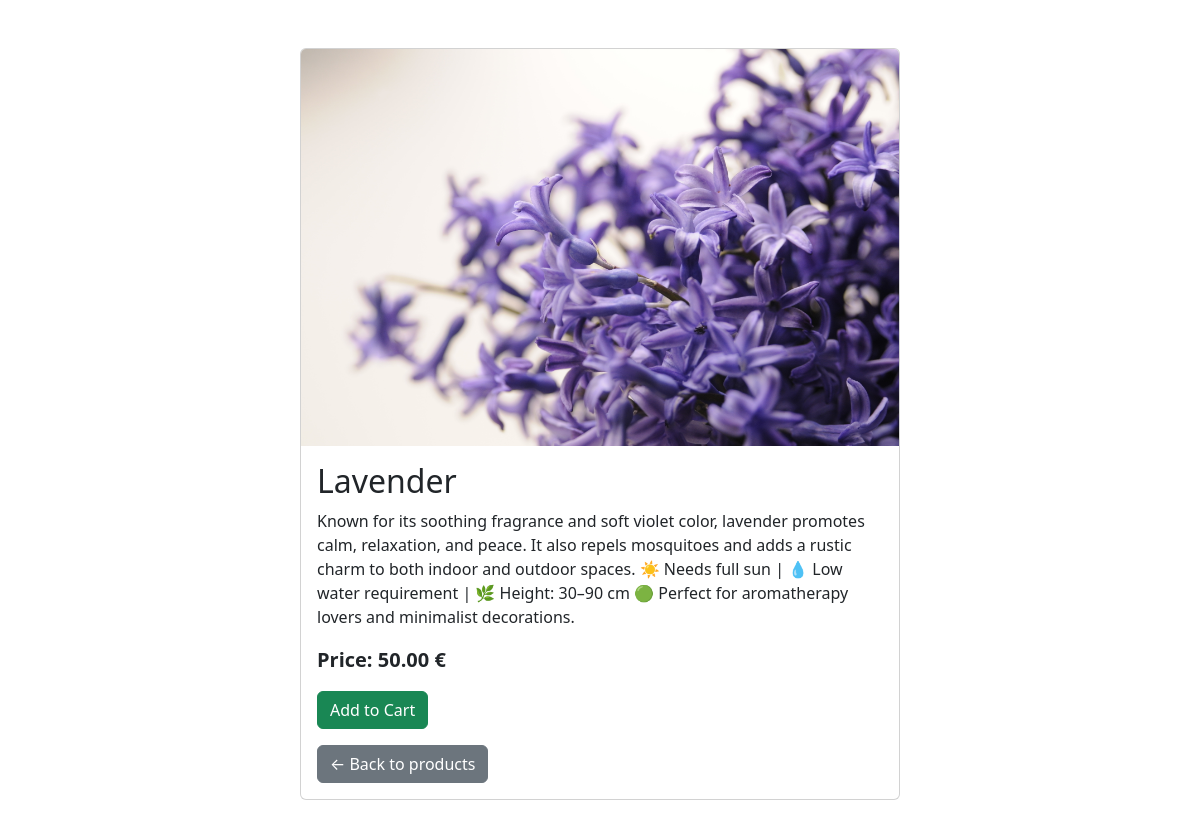
The page /product/6/ on the database its author committed.
### store/models.py (models this page shows, shortened)
class Product(models.Model):
    name = models.CharField(max_length=100)
    description = models.TextField()
    price = models.DecimalField(max_digits=8, decimal_places=2)
    image = models.ImageField(upload_to='products/', null=True, blank=True)  # Image facultative

### store/views.py (the view)
# urls.py: path('product/<int:product_id>/', views.product_detail, name='product_detail'),
def product_detail(request, product_id):
    product = get_object_or_404(Product, id=product_id)
    return render(request, 'store/product_detail.html', {'product': product})

### store/templates/store/product_detail.html (shortened to what this page needs)
<!DOCTYPE html>
<html lang="en">
<head>
    <link href="https://cdn.jsdelivr.net/npm/bootstrap@5.3.3/dist/css/bootstrap.min.css" rel="stylesheet">
</head>
<body class="container my-5">
    <div class="card mx-auto" style="max-width: 600px;">
        {% if product.image %}
            <img src="{{ product.image.url }}" class="card-img-top" alt="{{ product.name }}">
        {% endif %}
        <div class="card-body">
            <h2 class="card-title">{{ product.name }}</h2>
            <p class="card-text">{{ product.description }}</p>
            <p class="card-text fs-5 fw-bold">Price: {{ product.price }} €</p>
            <form action="{% url 'add_to_cart' product.id %}" method="post">
                <button type="submit" class="btn btn-success">Add to Cart</button>
            </form>
            <div class="mt-3">
                <a href="{% url 'home' %}" class="btn btn-secondary">← Back to products</a>
            </div>
        </div>
    </div>
</body>
</html>

### rows shown on the page
Product: image (picture), name "Lavender", description "Known for its soothing fragrance and soft violet color, lavender promotes calm, relaxation, and peace. It also repels mosquitoes and adds a rustic charm to both indoor and outdoor spaces. ☀️ Needs full sun | 💧 Low water requirement | 🌿 Height: 30–90 cm 🟢 Perfect for aromatherapy lovers and minimalist decorations.", price "50.00"
